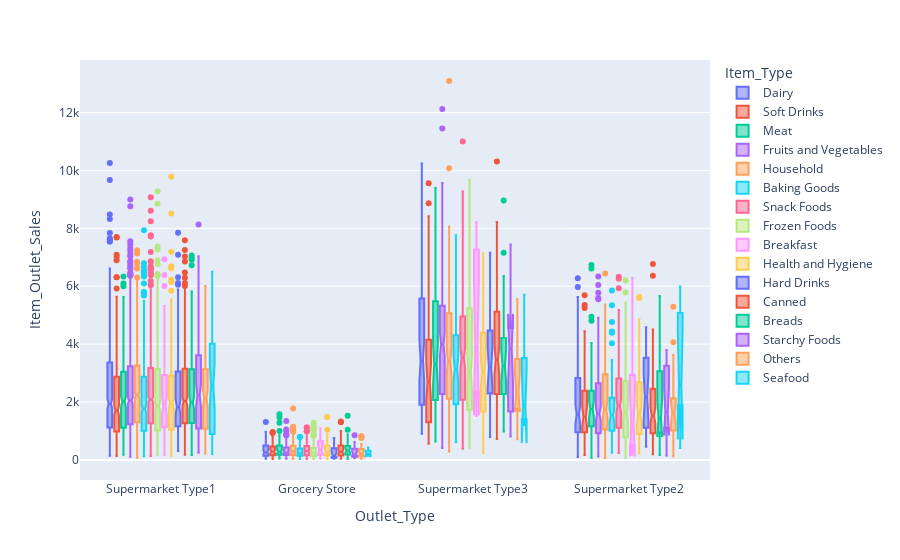

Notebook source saved alongside this figure:
### Markdown cell above
##  sales X outlet

### Code cell
px.box(bMart, x="Outlet_Type", y="Item_Outlet_Sales", color= 'Item_Type', notched=True)

### Figure 1 — Plotly figure (JSON) as saved in the notebook; plotly's stock layout.template omitted (floating-point values rounded to 4 significant figures; data arrays with more than 128 entries replaced by an {"elided": "..."} marker saying what was removed)
{"data": [{"alignmentgroup": "True", "hoverlabel": {"namelength": 0}, "hovertemplate": "Item_Type=Dairy<br>Outlet_Type=%{x}<br>Item_Outlet_Sales=%{y}", "legendgroup": "Dairy", "marker": {"color": "#636efa"}, "name": "Dairy", "notched": true, "offsetgroup": "Dairy", "orientation": "v", "showlegend": true, "type": "box", "x": {"elided": "682 str values"}, "x0": " ", "xaxis": "x", "y": {"elided": "682 float values"}, "y0": " ", "yaxis": "y"}, {"alignmentgroup": "True", "hoverlabel": {"namelength": 0}, "hovertemplate": "Item_Type=Soft Drinks<br>Outlet_Type=%{x}<br>Item_Outlet_Sales=%{y}", "legendgroup": "Soft Drinks", "marker": {"color": "#EF553B"}, "name": "Soft Drinks", "notched": true, "offsetgroup": "Soft Drinks", "orientation": "v", "showlegend": true, "type": "box", "x": {"elided": "445 str values"}, "x0": " ", "xaxis": "x", "y": {"elided": "445 float values"}, "y0": " ", "yaxis": "y"}, {"alignmentgroup": "True", "hoverlabel": {"namelength": 0}, "hovertemplate": "Item_Type=Meat<br>Outlet_Type=%{x}<br>Item_Outlet_Sales=%{y}", "legendgroup": "Meat", "marker": {"color": "#00cc96"}, "name": "Meat", "notched": true, "offsetgroup": "Meat", "orientation": "v", "showlegend": true, "type": "box", "x": {"elided": "425 str values"}, "x0": " ", "xaxis": "x", "y": {"elided": "425 float values"}, "y0": " ", "yaxis": "y"}, {"alignmentgroup": "True", "hoverlabel": {"namelength": 0}, "hovertemplate": "Item_Type=Fruits and Vegetables<br>Outlet_Type=%{x}<br>Item_Outlet_Sales=%{y}", "legendgroup": "Fruits and Vegetables", "marker": {"color": "#ab63fa"}, "name": "Fruits and Vegetables", "notched": true, "offsetgroup": "Fruits and Vegetables", "orientation": "v", "showlegend": true, "type": "box", "x": {"elided": "1232 str values"}, "x0": " ", "xaxis": "x", "y": {"elided": "1232 float values"}, "y0": " ", "yaxis": "y"}, {"alignmentgroup": "True", "hoverlabel": {"namelength": 0}, "hovertemplate": "Item_Type=Household<br>Outlet_Type=%{x}<br>Item_Outlet_Sales=%{y}", "legendgroup": "Household", "marker": {"color": "#FFA15A"}, "name": "Household", "notched": true, "offsetgroup": "Household", "orientation": "v", "showlegend": true, "type": "box", "x": {"elided": "910 str values"}, "x0": " ", "xaxis": "x", "y": {"elided": "910 float values"}, "y0": " ", "yaxis": "y"}, {"alignmentgroup": "True", "hoverlabel": {"namelength": 0}, "hovertemplate": "Item_Type=Baking Goods<br>Outlet_Type=%{x}<br>Item_Outlet_Sales=%{y}", "legendgroup": "Baking Goods", "marker": {"color": "#19d3f3"}, "name": "Baking Goods", "notched": true, "offsetgroup": "Baking Goods", "orientation": "v", "showlegend": true, "type": "box", "x": {"elided": "648 str values"}, "x0": " ", "xaxis": "x", "y": {"elided": "648 float values"}, "y0": " ", "yaxis": "y"}, {"alignmentgroup": "True", "hoverlabel": {"namelength": 0}, "hovertemplate": "Item_Type=Snack Foods<br>Outlet_Type=%{x}<br>Item_Outlet_Sales=%{y}", "legendgroup": "Snack Foods", "marker": {"color": "#FF6692"}, "name": "Snack Foods", "notched": true, "offsetgroup": "Snack Foods", "orientation": "v", "showlegend": true, "type": "box", "x": {"elided": "1200 str values"}, "x0": " ", "xaxis": "x", "y": {"elided": "1200 float values"}, "y0": " ", "yaxis": "y"}, {"alignmentgroup": "True", "hoverlabel": {"namelength": 0}, "hovertemplate": "Item_Type=Frozen Foods<br>Outlet_Type=%{x}<br>Item_Outlet_Sales=%{y}", "legendgroup": "Frozen Foods", "marker": {"color": "#B6E880"}, "name": "Frozen Foods", "notched": true, "offsetgroup": "Frozen Foods", "orientation": "v", "showlegend": true, "type": "box", "x": {"elided": "856 str values"}, "x0": " ", "xaxis": "x", "y": {"elided": "856 float values"}, "y0": " ", "yaxis": "y"}, {"alignmentgroup": "True", "hoverlabel": {"namelength": 0}, "hovertemplate": "Item_Type=Breakfast<br>Outlet_Type=%{x}<br>Item_Outlet_Sales=%{y}", "legendgroup": "Breakfast", "marker": {"color": "#FF97FF"}, "name": "Breakfast", "notched": true, "offsetgroup": "Breakfast", "orientation": "v", "showlegend": true, "type": "box", "x": ["Supermarket Type1", "Supermarket Type1", "Supermarket Type3", "Supermarket Type1", "Supermarket Type1", "Supermarket Type3", "Supermarket Type3", "Supermarket Type1", "Grocery Store", "Supermarket Type1", "Supermarket Type1", "Supermarket Type1", "Supermarket Type1", "Grocery Store", "Supermarket Type1", "Supermarket Type1", "Grocery Store", "Supermarket Type1", "Supermarket Type1", "Grocery Store", "Supermarket Type1", "Supermarket Type1", "Supermarket Type1", "Supermarket Type1", "Supermarket Type1", "Supermarket Type1", "Supermarket Type1", "Supermarket Type1", "Supermarket Type1", "Supermarket Type1", "Supermarket Type1", "Grocery Store", "Supermarket Type1", "Supermarket Type1", "Supermarket Type1", "Supermarket Type1", "Supermarket Type1", "Supermarket Type1", "Supermarket Type3", "Supermarket Type2", "Supermarket Type1", "Supermarket Type1", "Supermarket Type1", "Grocery Store", "Supermarket Type1", "Grocery Store", "Supermarket Type1", "Supermarket Type1", "Supermarket Type2", "Supermarket Type1", "Grocery Store", "Supermarket Type2", "Supermarket Type1", "Grocery Store", "Supermarket Type1", "Grocery Store", "Supermarket Type1", "Supermarket Type3", "Supermarket Type1", "Grocery Store", "Supermarket Type1", "Supermarket Type1", "Supermarket Type1", "Supermarket Type2", "Supermarket Type1", "Grocery Store", "Grocery Store", "Supermarket Type1", "Supermarket Type2", "Supermarket Type2", "Grocery Store", "Supermarket Type1", "Supermarket Type1", "Supermarket Type1", "Supermarket Type1", "Supermarket Type3", "Supermarket Type1", "Grocery Store", "Supermarket Type1", "Supermarket Type3", "Supermarket Type1", "Supermarket Type1", "Supermarket Type1", "Supermarket Type2", "Grocery Store", "Supermarket Type2", "Supermarket Type1", "Supermarket Type1", "Supermarket Type1", "Supermarket Type1", "Supermarket Type3", "Supermarket Type2", "Supermarket Type3", "Supermarket Type2", "Supermarket Type3", "Supermarket Type2", "Supermarket Type2", "Supermarket Type1", "Supermarket Type3", "Grocery Store", "Grocery Store", "Supermarket Type1", "Supermarket Type1", "Grocery Store", "Supermarket Type1", "Supermarket Type1", "Supermarket Type1", "Supermarket Type1", "Supermarket Type1", "Supermarket Type1"], "x0": " ", "xaxis": "x", "y": [1547.0, 718.4, 3286.0, 1910.0, 1764.0, 3867.0, 2056.0, 2871.0, 775.0, 1562.0, 275.6, 1641.0, 3618.0, 50.6, 1799.0, 1973.0, 762.3, 2190.0, 4844.0, 932.1, 201.1, 262.3, 3101.0, 4661.0, 171.8, 6006.0, 801.6, 4548.0, 782.3, 2184.0, 1846.0, 131.2, 3340.0, 2796.0, 1095.0, 2541.0, 2864.0, 1398.0, 3874.0, 1285.0, 2827.0, 2461.0, 3529.0, 402.1, 2189.0, 175.8, 1386.0, 2184.0, 1145.0, 1151.0, 693.1, 552.6, 1645.0, 233.0, 2099.0, 39.95, 1927.0, 1518.0, 1230.0, 493.4, 399.5, 1106.0, 3003.0, 6292.0, 1830.0, 352.9, 229.0, 1443.0, 529.3, 524.7, 1095.0, 386.8, 1235.0, 1372.0, 679.1, 7393.0, 4196.0, 110.5, 442.1, 3691.0, 679.1, 343.6, 6385.0, 2184.0, 176.4, 199.7, 2441.0, 1508.0, 6931.0, 4650.0, 6881.0, 1333.0, 1713.0, 4570.0, 8209.0, 3697.0, 183.8, 2637.0, 7944.0, 385.5, 469.4, 4211.0, 961.4, 336.9, 4380.0, 2007.0, 3029.0, 5314.0, 1307.0, 708.4], "y0": " ", "yaxis": "y"}, {"alignmentgroup": "True", "hoverlabel": {"namelength": 0}, "hovertemplate": "Item_Type=Health and Hygiene<br>Outlet_Type=%{x}<br>Item_Outlet_Sales=%{y}", "legendgroup": "Health and Hygiene", "marker": {"color": "#FECB52"}, "name": "Health and Hygiene", "notched": true, "offsetgroup": "Health and Hygiene", "orientation": "v", "showlegend": true, "type": "box", "x": {"elided": "520 str values"}, "x0": " ", "xaxis": "x", "y": {"elided": "520 float values"}, "y0": " ", "yaxis": "y"}, {"alignmentgroup": "True", "hoverlabel": {"namelength": 0}, "hovertemplate": "Item_Type=Hard Drinks<br>Outlet_Type=%{x}<br>Item_Outlet_Sales=%{y}", "legendgroup": "Hard Drinks", "marker": {"color": "#636efa"}, "name": "Hard Drinks", "notched": true, "offsetgroup": "Hard Drinks", "orientation": "v", "showlegend": true, "type": "box", "x": {"elided": "214 str values"}, "x0": " ", "xaxis": "x", "y": {"elided": "214 float values"}, "y0": " ", "yaxis": "y"}, {"alignmentgroup": "True", "hoverlabel": {"namelength": 0}, "hovertemplate": "Item_Type=Canned<br>Outlet_Type=%{x}<br>Item_Outlet_Sales=%{y}", "legendgroup": "Canned", "marker": {"color": "#EF553B"}, "name": "Canned", "notched": true, "offsetgroup": "Canned", "orientation": "v", "showlegend": true, "type": "box", "x": {"elided": "649 str values"}, "x0": " ", "xaxis": "x", "y": {"elided": "649 float values"}, "y0": " ", "yaxis": "y"}, {"alignmentgroup": "True", "hoverlabel": {"namelength": 0}, "hovertemplate": "Item_Type=Breads<br>Outlet_Type=%{x}<br>Item_Outlet_Sales=%{y}", "legendgroup": "Breads", "marker": {"color": "#00cc96"}, "name": "Breads", "notched": true, "offsetgroup": "Breads", "orientation": "v", "showlegend": true, "type": "box", "x": {"elided": "251 str values"}, "x0": " ", "xaxis": "x", "y": {"elided": "251 float values"}, "y0": " ", "yaxis": "y"}, {"alignmentgroup": "True", "hoverlabel": {"namelength": 0}, "hovertemplate": "Item_Type=Starchy Foods<br>Outlet_Type=%{x}<br>Item_Outlet_Sales=%{y}", "legendgroup": "Starchy Foods", "marker": {"color": "#ab63fa"}, "name": "Starchy Foods", "notched": true, "offsetgroup": "Starchy Foods", "orientation": "v", "showlegend": true, "type": "box", "x": {"elided": "148 str values"}, "x0": " ", "xaxis": "x", "y": {"elided": "148 float values"}, "y0": " ", "yaxis": "y"}, {"alignmentgroup": "True", "hoverlabel": {"namelength": 0}, "hovertemplate": "Item_Type=Others<br>Outlet_Type=%{x}<br>Item_Outlet_Sales=%{y}", "legendgroup": "Others", "marker": {"color": "#FFA15A"}, "name": "Others", "notched": true, "offsetgroup": "Others", "orientation": "v", "showlegend": true, "type": "box", "x": {"elided": "169 str values"}, "x0": " ", "xaxis": "x", "y": {"elided": "169 float values"}, "y0": " ", "yaxis": "y"}, {"alignmentgroup": "True", "hoverlabel": {"namelength": 0}, "hovertemplate": "Item_Type=Seafood<br>Outlet_Type=%{x}<br>Item_Outlet_Sales=%{y}", "legendgroup": "Seafood", "marker": {"color": "#19d3f3"}, "name": "Seafood", "notched": true, "offsetgroup": "Seafood", "orientation": "v", "showlegend": true, "type": "box", "x": ["Supermarket Type3", "Supermarket Type1", "Supermarket Type2", "Supermarket Type1", "Supermarket Type3", "Supermarket Type1", "Grocery Store", "Supermarket Type1", "Supermarket Type1", "Supermarket Type1", "Grocery Store", "Supermarket Type3", "Grocery Store", "Supermarket Type1", "Supermarket Type1", "Supermarket Type1", "Supermarket Type3", "Supermarket Type1", "Supermarket Type1", "Supermarket Type1", "Grocery Store", "Supermarket Type1", "Grocery Store", "Supermarket Type1", "Supermarket Type2", "Supermarket Type1", "Supermarket Type1", "Supermarket Type1", "Supermarket Type2", "Supermarket Type1", "Supermarket Type1", "Supermarket Type1", "Supermarket Type3", "Grocery Store", "Supermarket Type1", "Supermarket Type3", "Supermarket Type1", "Supermarket Type1", "Supermarket Type1", "Supermarket Type2", "Supermarket Type1", "Supermarket Type3", "Supermarket Type1", "Supermarket Type1", "Supermarket Type1", "Supermarket Type1", "Supermarket Type1", "Supermarket Type1", "Supermarket Type1", "Supermarket Type1", "Grocery Store", "Grocery Store", "Grocery Store", "Supermarket Type2", "Supermarket Type1", "Grocery Store", "Supermarket Type1", "Supermarket Type1", "Supermarket Type1", "Supermarket Type1", "Supermarket Type2", "Supermarket Type1", "Supermarket Type2", "Supermarket Type1"], "x0": " ", "xaxis": "x", "y": [3436.0, 1268.0, 3745.0, 4644.0, 1281.0, 2562.0, 339.6, 2233.0, 3396.0, 5201.0, 171.8, 3547.0, 316.9, 473.4, 5033.0, 473.4, 1210.0, 6504.0, 1019.0, 736.4, 171.8, 3020.0, 185.8, 207.7, 1834.0, 3895.0, 473.4, 4595.0, 415.5, 1971.0, 2397.0, 934.8, 5705.0, 158.5, 3264.0, 1834.0, 2852.0, 830.9, 452.7, 5992.0, 3264.0, 1798.0, 4533.0, 830.9, 1585.0, 2637.0, 858.9, 2247.0, 4139.0, 2603.0, 185.8, 149.8, 173.1, 2061.0, 2748.0, 431.4, 5015.0, 4638.0, 316.9, 2049.0, 5518.0, 5992.0, 2601.0, 3715.0], "y0": " ", "yaxis": "y"}], "layout": {"boxmode": "group", "legend": {"title": {"text": "Item_Type"}, "tracegroupgap": 0}, "margin": {"t": 60}, "xaxis": {"anchor": "y", "domain": [0, 1], "title": {"text": "Outlet_Type"}}, "yaxis": {"anchor": "x", "domain": [0, 1], "title": {"text": "Item_Outlet_Sales"}}}}
